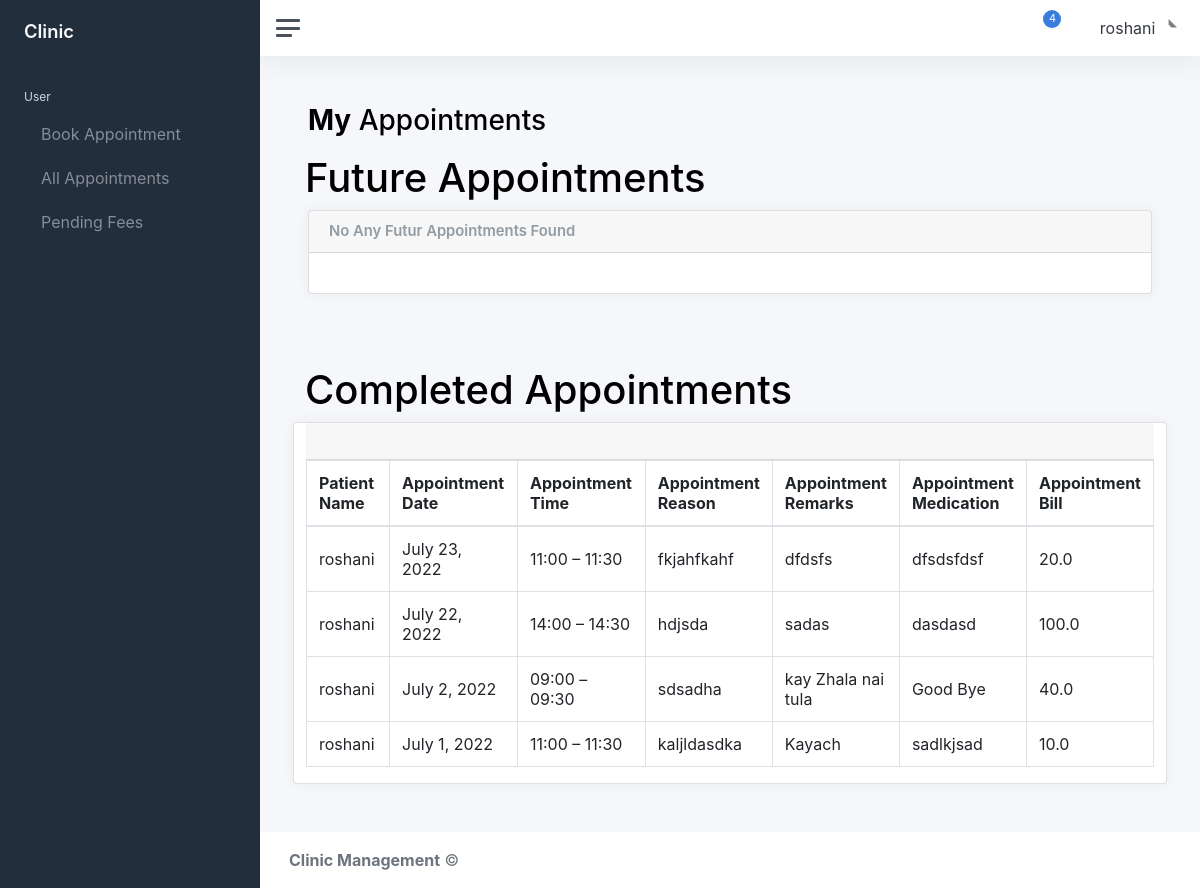
Screenshot of /appointments/view (signed in) with the database file from the repository.
### users/models.py (models this page shows)
class CustomUsers(AbstractUser):
    user_type = models.CharField(choices=USER_TYPE, max_length=1, default='U')
    user_photo = models.ImageField(upload_to='users/', blank=True, null=True)

### appointments/models.py (models this page shows, shortened)
class NewAppointment(models.Model):
    appointment_patient = models.ForeignKey(settings.AUTH_USER_MODEL, on_delete=models.CASCADE)
    appointment_reason = models.TextField(max_length=500, null=False, blank=False)
    appointment_created_date = models.DateTimeField(auto_now_add=True)
    appointment_updated_date = models.DateTimeField(auto_now=True)
    appointment_date = models.DateField(blank=False, null=False)
    appointment_time = models.IntegerField(choices=TIMESLOT_LIST)
    appointment_completed = models.BooleanField(default=False)
    appointment_iscancelled = models.BooleanField(default=False)
    appointment_remarks = models.TextField(max_length=500, null=True, blank=True)
    appointment_medication = models.TextField(max_length=500, null=True, blank=True)
    appointment_bill = models.FloatField(default=0.0, null=True, blank=True)
    appointment_followup_date = models.DateField(null=True, blank=True)
    paid= models.BooleanField(default=False)
    payment = models.ForeignKey(
        'Payments', on_delete=models.SET_NULL, blank=True, null=True)

### appointments/views.py (the view, shortened to what this page needs)
# urls.py: path('appointments/view',views.view_appointments,name='view_appointments'),
@login_required
def view_appointments(request):
    todays_date = datetime.datetime.now()
    todays_date =todays_date.strftime("%Y-%m-%d")
    if request.user.user_type == "U":
        completed_appointments_objects = NewAppointment.objects.filter(appointment_patient = request.user, appointment_completed=True, appointment_iscancelled=False).order_by('-appointment_updated_date')
        future_appointments_objects = NewAppointment.objects.filter(appointment_patient = request.user, appointment_date__gte=todays_date,appointment_completed=False, appointment_iscancelled=False).order_by('appointment_date','appointment_time')
    return render(request, "appointments/view_appointments.html", {'completed_appointments': completed_appointments_objects, "future_appointments":future_appointments_objects, 'timeslot': TIMESLOT_DICT})

### appointments/templatetags/custom_tags.py (called while the page is built)
@register.filter
def get_item(dictionary, key):
    return dictionary.get(key)

### templates/appointments/view_appointments.html (shortened to what this page needs)
{% extends 'base.html' %}
{% load custom_tags %}
{% block css %}
<link rel="stylesheet" href="https://cdn.jsdelivr.net/npm/bootstrap@4.6.1/dist/css/bootstrap.min.css">
{% endblock %}
{% block main %}
			<main class="content">
				<div class="container-fluid p-0">
					<h1 class="h3 mb-3"><strong>My</strong> Appointments </h1>
					<div class="row">
						<h1>Future Appointments</h1>
						{% if future_appointments %}
								<div class="card">
									<div class="card-header">
										<h5 class="card-title"></h5>
									</div>
									<table class="table table-bordered">
										<thead>
											<tr>
												<th style="width:40%;"> Patient Name </th>
												<th style="width:25%">Appointment Date </th>
												<th style="width:25%">Appointment Time </th>
												<th style="width:25%">Appointment Reason</th>
												<th>Actions</th>
											</tr>
										</thead>
										<tbody>
										{% for future_apppointment in future_appointments %}
											<tr>
												<td>{{ future_apppointment.appointment_patient }}</td>
												<td>{{ future_apppointment.appointment_date }}</td>
												<td>{{ timeslot|get_item:future_apppointment.appointment_time  }}</td>
												<td >{{ future_apppointment.appointment_reason }}</td>
												<td class="table-action">
													<div class="btn-group btn-group-sm mb-4 " role="group" aria-label="Small button group">
														{% if user.is_authenticated and user.user_type == "D" %}
															<a href="{% url 'appointments:process_appointment' future_apppointment.id  %}" class="btn btn-primary " >Process Appointment</a>
															<a href="{% url 'appointments:cancel_appointment' future_apppointment.id  %}" class="btn btn-danger "> Cancel Appointment</a>
														{% elif user.is_authenticated and user.user_type == "R" %}
															<a href="{% url 'appointments:cancel_appointment' future_apppointment.id  %}" class="btn btn-danger "> Cancel Appointment</a>
														{% else %}
															<a href="{% url 'appointments:delete_appointment' future_apppointment.id %}" class="btn btn-danger "> Delete Appointment</a>
														{% endif %}
													</div>
												</td>
											</tr>
										{% endfor %}
										</tbody>
									</table>
								</div>
						{% else %}
							<div class="col-12">
								<div class="card">
									<div class="card-header">
										<h5 class="card-title mb-0">No Any Futur Appointments Found </h5>
									</div>
									<div class="card-body">
									</div>
								</div>
							</div>
						{% endif %}
                    </div>
					<br><br>
					<div class="row">
						<h1>Completed Appointments</h1>
						{% if completed_appointments %}
							<div class="card">
								<div class="card-header">
								</div>
								<table class="table table-bordered">
									<thead>
										<tr>
											<th style="width:40%;"> Patient Name </th>
											<th style="width:25%">Appointment Date </th>
											<th style="width:25%">Appointment Time </th>
											<th style="width:25%">Appointment Reason</th>
											<th style="width:25%">Appointment Remarks</th>
											<th style="width:25%">Appointment Medication</th>
											<th style="width:25%">Appointment Bill</th>
										</tr>
									</thead>
									<tbody>
									{% for completed_appointment in completed_appointments %}
										<tr>
											<td>{{ completed_appointment.appointment_patient }}</td>
											<td>{{ completed_appointment.appointment_date }}</td>
											<td>{{ timeslot|get_item:completed_appointment.appointment_time  }}</td>
											<td >{{ completed_appointment.appointment_reason }}</td>
											<td >{{ completed_appointment.appointment_remarks }}</td>
											<td >{{ completed_appointment.appointment_medication }}</td>
											<td >{{ completed_appointment.appointment_bill }}</td>
										</tr>
									{% endfor %}
									</tbody>
								</table>
							</div>
						{% endif %}
                    </div>
                </div>
			</main>
{% endblock %}

### templates/base.html (shortened to what this page needs)
{% load static %}
<html>
<html lang="en">
<head>
	<link rel="stylesheet" href="{% static 'css/app.css'%}" >
	{% block css %}
      {% endblock %}
</head>
<body>
	<div class="wrapper">
		<nav id="sidebar" class="sidebar js-sidebar">
			<div class="sidebar-content js-simplebar">
				<a class="sidebar-brand" href="index.html">
          <span class="align-middle">Clinic</span>
        </a>
				<ul class="sidebar-nav">
						<li class="sidebar-header">
							{% if user.is_authenticated and user.user_type == "U" %}
								User
							{% elif user.is_authenticated and user.user_type == "R" %}
								Receptionist
							{% else %}
								Doctor
							{% endif %}
						</li>
					{% if user.is_authenticated and user.user_type == "R" or user.user_type == "U"  %}
					<li class="sidebar-item">
						<a class="sidebar-link" href="{% url 'appointments:new_appointment' %}">
						   <span class="align-middle">
							Book Appointment</span>
						</a>
					</li>
					{% endif %}
					<li class="sidebar-item">
						<a class="sidebar-link" href="{% url 'appointments:view_appointments' %}">
						   <span class="align-middle">
							All Appointments
						</span>
						</a>
					</li>
					{% if user.is_authenticated and user.user_type == "R" or user.user_type == "U"  %}
					<li class="sidebar-item">
						<a class="sidebar-link" href="{% url 'appointments:pending_fees' %}">
              			 <span class="align-middle">Pending Fees</span>
            			</a>
					</li>
					{% endif %}
				</ul>
			</div>
		</nav>
		<div class="main">
			<nav class="navbar navbar-expand navbar-light navbar-bg">
				<a class="sidebar-toggle js-sidebar-toggle">
          <i class="hamburger align-self-center"></i>
        </a>
				<div class="navbar-collapse collapse">
					<ul class="navbar-nav navbar-align">
						<li class="nav-item dropdown">
							<a class="nav-icon dropdown-toggle" href="#" id="alertsDropdown" data-bs-toggle="dropdown">
								<div class="position-relative">
									<span class="indicator">4</span>
								</div>
							</a>
						</li>
						<li class="nav-item dropdown">
							<a class="nav-icon dropdown-toggle" href="#" id="messagesDropdown" data-bs-toggle="dropdown">
							</a>
						</li>
						<li class="nav-item dropdown">
							<a class="nav-link dropdown-toggle d-none d-sm-inline-block" href="#" data-bs-toggle="dropdown">
								<span class="text-dark">{{request.user.username}}</span>
              </a>
						</li>
					</ul>
				</div>
			</nav>
{% block main %}
    {% endblock %}
			<footer class="footer">
				<div class="container-fluid">
					<div class="row text-muted">
						<div class="col-6 text-start">
							<p class="mb-0">
								<a class="text-muted" href="https://adminkit.io/" target="_blank"><strong>Clinic Management</strong></a> &copy;
							</p>
						</div>
					</div>
				</div>
			</footer>
		</div>
	</div>
</body>
</html>

### rows the page displays
CustomUsers: user.username "roshani"
NewAppointment: appointment_patient "roshani", appointment_date "July 23, 2022", appointment_time "11:00 – 11:30", appointment_reason "fkjahfkahf", appointment_remarks "dfdsfs", appointment_medication "dfsdsfdsf", appointment_bill "20.0"
NewAppointment: appointment_patient "roshani", appointment_date "July 22, 2022", appointment_time "14:00 – 14:30", appointment_reason "hdjsda", appointment_remarks "sadas", appointment_medication "dasdasd", appointment_bill "100.0"
NewAppointment: appointment_patient "roshani", appointment_date "July 2, 2022", appointment_time "09:00 – 09:30", appointment_reason "sdsadha", appointment_remarks "kay Zhala nai tula", appointment_medication "Good Bye", appointment_bill "40.0"
NewAppointment: appointment_patient "roshani", appointment_date "July 1, 2022", appointment_time "11:00 – 11:30", appointment_reason "kaljldasdka", appointment_remarks "Kayach", appointment_medication "sadlkjsad", appointment_bill "10.0"
